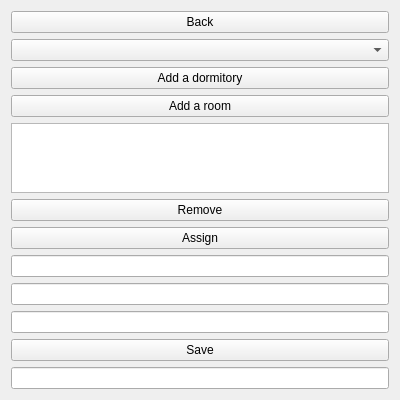
<?xml version="1.0" encoding="UTF-8"?>
<ui version="4.0">
 <class>RoomManagementScreen</class>
 <widget class="QWidget" name="RoomManagementScreen">
  <property name="geometry">
   <rect>
    <x>0</x>
    <y>0</y>
    <width>400</width>
    <height>300</height>
   </rect>
  </property>
  <property name="windowTitle">
   <string>Form</string>
  </property>
  <layout class="QVBoxLayout" name="verticalLayout">
   <item>
    <widget class="QPushButton" name="backButton">
     <property name="text">
      <string>Back</string>
     </property>
    </widget>
   </item>
   <item>
    <widget class="QComboBox" name="dormitoryComboBox"/>
   </item>
   <item>
    <widget class="QPushButton" name="addDormitoryButton">
     <property name="text">
      <string>Add a dormitory</string>
     </property>
    </widget>
   </item>
   <item>
    <widget class="QPushButton" name="addRoomButton">
     <property name="text">
      <string>Add a room</string>
     </property>
    </widget>
   </item>
   <item>
    <widget class="QListWidget" name="roomsListWidget"/>
   </item>
   <item>
    <widget class="QPushButton" name="removeButton">
     <property name="text">
      <string>Remove</string>
     </property>
    </widget>
   </item>
   <item>
    <widget class="QPushButton" name="assignButton">
     <property name="text">
      <string>Assign</string>
     </property>
    </widget>
   </item>
   <item>
    <widget class="QLineEdit" name="lunchMenuLineEdit"/>
   </item>
   <item>
    <widget class="QLineEdit" name="breakfastMenuLineEdit"/>
   </item>
   <item>
    <widget class="QLineEdit" name="dinnerMenuLineEdit"/>
   </item>
   <item>
    <widget class="QPushButton" name="saveMenuButton">
     <property name="text">
      <string>Save</string>
     </property>
    </widget>
   </item>
   <item>
    <widget class="QLineEdit" name="studentIdLineEdit"/>
   </item>
   <item>
    <layout class="QHBoxLayout" name="horizontalLayout"/>
   </item>
  </layout>
 </widget>
 <resources/>
 <connections/>
</ui>
